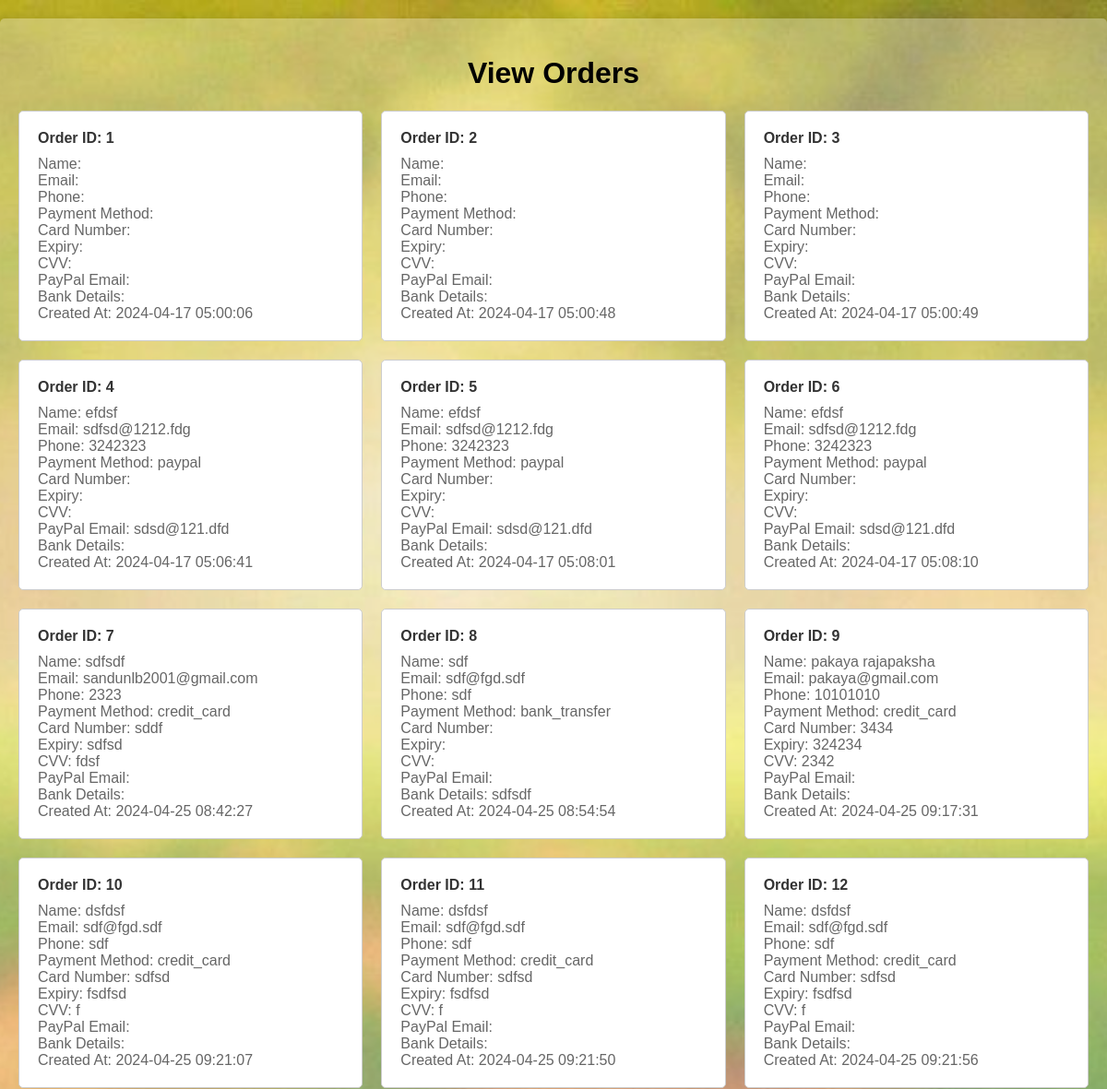
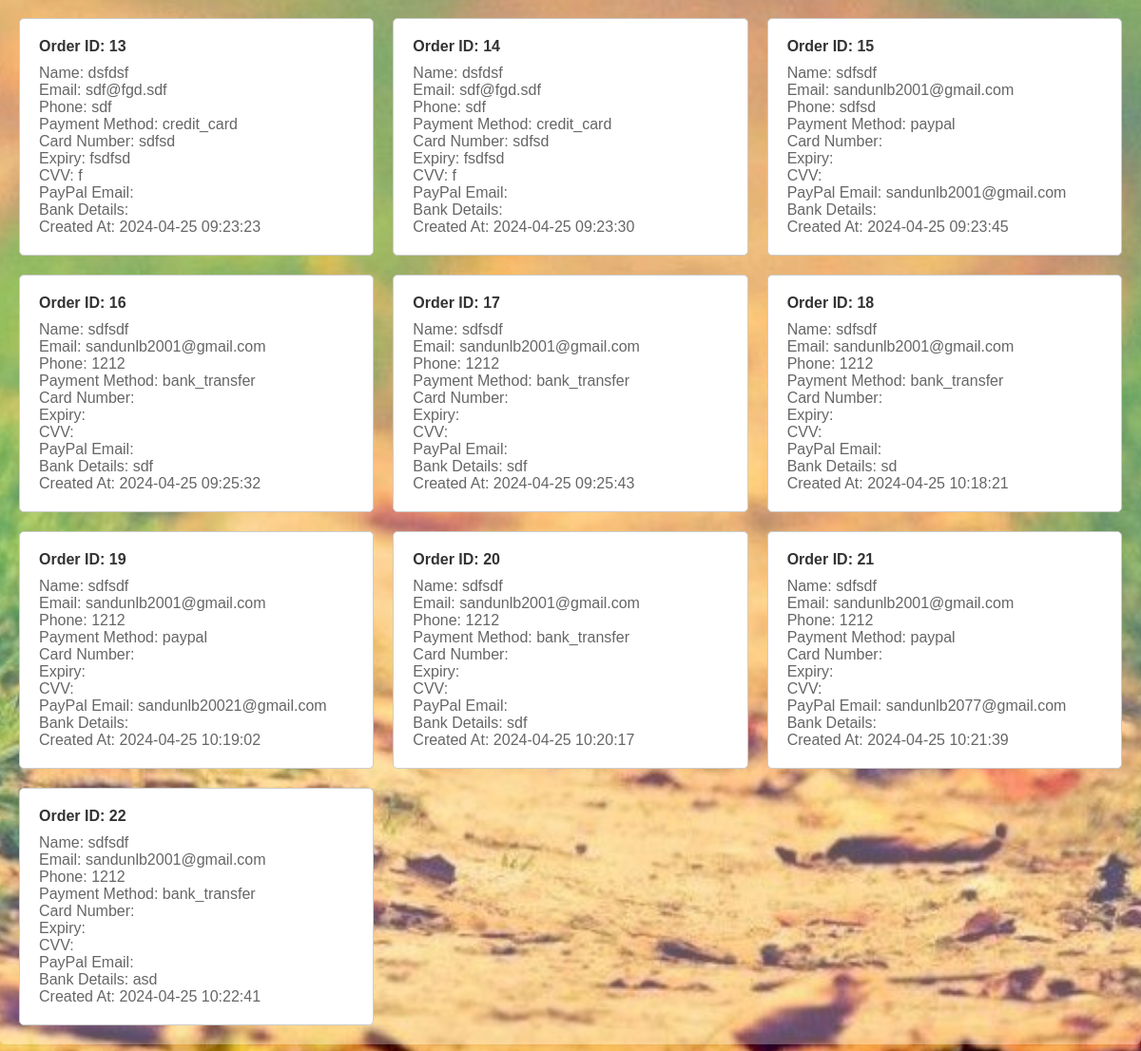
Screenshot of /php/view_orders.php with the database file from the repository (2 pictures, top to bottom).
### tables this page shows
CREATE TABLE `orders` (
  `id` int(11) NOT NULL,
  `name` varchar(100) NOT NULL,
  `email` varchar(100) NOT NULL,
  `phone` varchar(20) NOT NULL,
  `payment_method` varchar(50) NOT NULL,
  `card_number` varchar(20) DEFAULT NULL,
  `expiry` varchar(10) DEFAULT NULL,
  `cvv` varchar(4) DEFAULT NULL,
  `paypal_email` varchar(100) DEFAULT NULL,
  `bank_details` text DEFAULT NULL,
  `created_at` timestamp NOT NULL DEFAULT current_timestamp(),
  `total_price` decimal(10,2) NOT NULL DEFAULT 0.00
);

### php/view_orders.php (the view, shortened to what this page needs)
<!DOCTYPE html>
<html lang="en">
<head>
</head>
<body>
    <div class="container">
        <h1 style="text-align: center;">View Orders</h1>
        <div class="orders-grid">
            <?php
            include_once "connection.php";
            $sql = "SELECT * FROM orders";
            $result = $conn->query($sql);
            if ($result->num_rows > 0) {
                while($row = $result->fetch_assoc()) {
                    ?>
                    <div class="order">
                        <div class="order-header">Order ID: <?php echo $row["id"]; ?></div>
                        <div class="order-details">
                            <div>Name: <?php echo $row["name"]; ?></div>
                            <div>Email: <?php echo $row["email"]; ?></div>
                            <div>Phone: <?php echo $row["phone"]; ?></div>
                            <div>Payment Method: <?php echo $row["payment_method"]; ?></div>
                            <div>Card Number: <?php echo $row["card_number"]; ?></div>
                            <div>Expiry: <?php echo $row["expiry"]; ?></div>
                            <div>CVV: <?php echo $row["cvv"]; ?></div>
                            <div>PayPal Email: <?php echo $row["paypal_email"]; ?></div>
                            <div>Bank Details: <?php echo $row["bank_details"]; ?></div>
                            <div>Created At: <?php echo $row["created_at"]; ?></div>
                        </div>
                    </div>
                    <?php
                }
            } else {
                echo "No orders found.";
            }
            ?>
        </div>
    </div>
</body>
</html>

### php/view_orders.php (style rules this page uses)
body { font-family: Arial, sans-serif; margin: 0; padding: 0; background-image: url('../images/bg.jpg'); background-size: cover; background-position: center; background-attachment: fixed; }
.container { max-width: 1200px; margin: 20px auto; padding: 20px; background-color: rgba(255, 255, 255, 0.3); border-radius: 5px; box-shadow: 0 0 10px rgba(0, 0, 0, 0.1); }
.orders-grid { display: grid; grid-template-columns: repeat(auto-fill, minmax(300px, 1fr)); gap: 20px; }
.order { border: 1px solid #ccc; border-radius: 5px; padding: 20px; background-color: #ffffff; }
.order-header { font-weight: bold; margin-bottom: 10px; color: #333; }
.order-details { color: #666; margin-top: 10px; }

### rows the page displays
orders: id "1", created_at "2024-04-17 05:00:06"
orders: id "2", created_at "2024-04-17 05:00:48"
orders: id "3", created_at "2024-04-17 05:00:49"
orders: id "4", name "efdsf", email "sdfsd@1212.fdg", phone "3242323", payment_method "paypal", paypal_email "sdsd@121.dfd", created_at "2024-04-17 05:06:41"
orders: id "5", name "efdsf", email "sdfsd@1212.fdg", phone "3242323", payment_method "paypal", paypal_email "sdsd@121.dfd", created_at "2024-04-17 05:08:01"
orders: id "6", name "efdsf", email "sdfsd@1212.fdg", phone "3242323", payment_method "paypal", paypal_email "sdsd@121.dfd", created_at "2024-04-17 05:08:10"
orders: id "7", name "sdfsdf", email "sandunlb2001@gmail.com", phone "2323", payment_method "credit_card", card_number "sddf", expiry "sdfsd", cvv "fdsf", created_at "2024-04-25 08:42:27"
orders: id "8", name "sdf", email "sdf@fgd.sdf", phone "sdf", payment_method "bank_transfer", bank_details "sdfsdf", created_at "2024-04-25 08:54:54"
orders: id "9", name "pakaya rajapaksha", email "pakaya@gmail.com", phone "10101010", payment_method "credit_card", card_number "3434", expiry "324234", cvv "2342", created_at "2024-04-25 09:17:31"
orders: id "10", name "dsfdsf", email "sdf@fgd.sdf", phone "sdf", payment_method "credit_card", card_number "sdfsd", expiry "fsdfsd", cvv "f", created_at "2024-04-25 09:21:07"
orders: id "11", name "dsfdsf", email "sdf@fgd.sdf", phone "sdf", payment_method "credit_card", card_number "sdfsd", expiry "fsdfsd", cvv "f", created_at "2024-04-25 09:21:50"
orders: id "12", name "dsfdsf", email "sdf@fgd.sdf", phone "sdf", payment_method "credit_card", card_number "sdfsd", expiry "fsdfsd", cvv "f", created_at "2024-04-25 09:21:56"
orders: id "13", name "dsfdsf", email "sdf@fgd.sdf", phone "sdf", payment_method "credit_card", card_number "sdfsd", expiry "fsdfsd", cvv "f", created_at "2024-04-25 09:23:23"
orders: id "14", name "dsfdsf", email "sdf@fgd.sdf", phone "sdf", payment_method "credit_card", card_number "sdfsd", expiry "fsdfsd", cvv "f", created_at "2024-04-25 09:23:30"
orders: id "15", name "sdfsdf", email "sandunlb2001@gmail.com", phone "sdfsd", payment_method "paypal", paypal_email "sandunlb2001@gmail.com", created_at "2024-04-25 09:23:45"
orders: id "16", name "sdfsdf", email "sandunlb2001@gmail.com", phone "1212", payment_method "bank_transfer", bank_details "sdf", created_at "2024-04-25 09:25:32"
orders: id "17", name "sdfsdf", email "sandunlb2001@gmail.com", phone "1212", payment_method "bank_transfer", bank_details "sdf", created_at "2024-04-25 09:25:43"
orders: id "18", name "sdfsdf", email "sandunlb2001@gmail.com", phone "1212", payment_method "bank_transfer", bank_details "sd", created_at "2024-04-25 10:18:21"
orders: id "19", name "sdfsdf", email "sandunlb2001@gmail.com", phone "1212", payment_method "paypal", paypal_email "sandunlb20021@gmail.com", created_at "2024-04-25 10:19:02"
orders: id "20", name "sdfsdf", email "sandunlb2001@gmail.com", phone "1212", payment_method "bank_transfer", bank_details "sdf", created_at "2024-04-25 10:20:17"
orders: id "21", name "sdfsdf", email "sandunlb2001@gmail.com", phone "1212", payment_method "paypal", paypal_email "sandunlb2077@gmail.com", created_at "2024-04-25 10:21:39"
orders: id "22", name "sdfsdf", email "sandunlb2001@gmail.com", phone "1212", payment_method "bank_transfer", bank_details "asd", created_at "2024-04-25 10:22:41"
